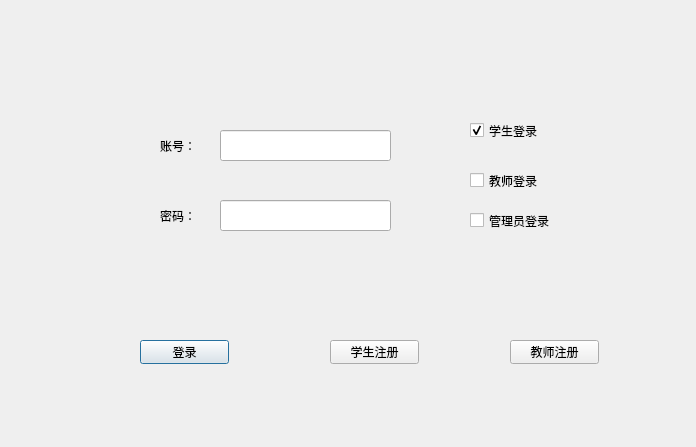
<?xml version="1.0" encoding="UTF-8"?>
<ui version="4.0">
 <class>loginDialog</class>
 <widget class="QDialog" name="loginDialog">
  <property name="geometry">
   <rect>
    <x>0</x>
    <y>0</y>
    <width>696</width>
    <height>447</height>
   </rect>
  </property>
  <property name="windowTitle">
   <string>Dialog</string>
  </property>
  <widget class="QWidget" name="widget" native="true">
   <property name="geometry">
    <rect>
     <x>450</x>
     <y>90</y>
     <width>151</width>
     <height>171</height>
    </rect>
   </property>
   <widget class="QCheckBox" name="checkStu">
    <property name="geometry">
     <rect>
      <x>20</x>
      <y>30</y>
      <width>93</width>
      <height>21</height>
     </rect>
    </property>
    <property name="text">
     <string>学生登录</string>
    </property>
    <property name="checked">
     <bool>true</bool>
    </property>
    <property name="autoRepeat">
     <bool>true</bool>
    </property>
    <property name="autoExclusive">
     <bool>false</bool>
    </property>
    <property name="tristate">
     <bool>false</bool>
    </property>
   </widget>
   <widget class="QCheckBox" name="checkTea">
    <property name="geometry">
     <rect>
      <x>20</x>
      <y>80</y>
      <width>93</width>
      <height>21</height>
     </rect>
    </property>
    <property name="text">
     <string>教师登录</string>
    </property>
   </widget>
   <widget class="QCheckBox" name="checkManger">
    <property name="geometry">
     <rect>
      <x>20</x>
      <y>120</y>
      <width>121</width>
      <height>21</height>
     </rect>
    </property>
    <property name="text">
     <string>管理员登录</string>
    </property>
    <property name="checked">
     <bool>false</bool>
    </property>
   </widget>
  </widget>
  <widget class="QLabel" name="label">
   <property name="geometry">
    <rect>
     <x>160</x>
     <y>130</y>
     <width>72</width>
     <height>31</height>
    </rect>
   </property>
   <property name="text">
    <string>账号：</string>
   </property>
  </widget>
  <widget class="QLineEdit" name="userEdit">
   <property name="geometry">
    <rect>
     <x>220</x>
     <y>130</y>
     <width>171</width>
     <height>31</height>
    </rect>
   </property>
  </widget>
  <widget class="QLabel" name="label_2">
   <property name="geometry">
    <rect>
     <x>160</x>
     <y>200</y>
     <width>72</width>
     <height>31</height>
    </rect>
   </property>
   <property name="text">
    <string>密码：</string>
   </property>
  </widget>
  <widget class="QLineEdit" name="pswdEdit">
   <property name="geometry">
    <rect>
     <x>220</x>
     <y>200</y>
     <width>171</width>
     <height>31</height>
    </rect>
   </property>
  </widget>
  <widget class="QPushButton" name="btnOk">
   <property name="geometry">
    <rect>
     <x>140</x>
     <y>340</y>
     <width>89</width>
     <height>24</height>
    </rect>
   </property>
   <property name="text">
    <string>登录</string>
   </property>
  </widget>
  <widget class="QPushButton" name="btnStuSign">
   <property name="geometry">
    <rect>
     <x>330</x>
     <y>340</y>
     <width>89</width>
     <height>24</height>
    </rect>
   </property>
   <property name="text">
    <string>学生注册</string>
   </property>
  </widget>
  <widget class="QPushButton" name="btnTchSign">
   <property name="geometry">
    <rect>
     <x>510</x>
     <y>340</y>
     <width>89</width>
     <height>24</height>
    </rect>
   </property>
   <property name="text">
    <string>教师注册</string>
   </property>
  </widget>
 </widget>
 <resources/>
 <connections/>
</ui>
